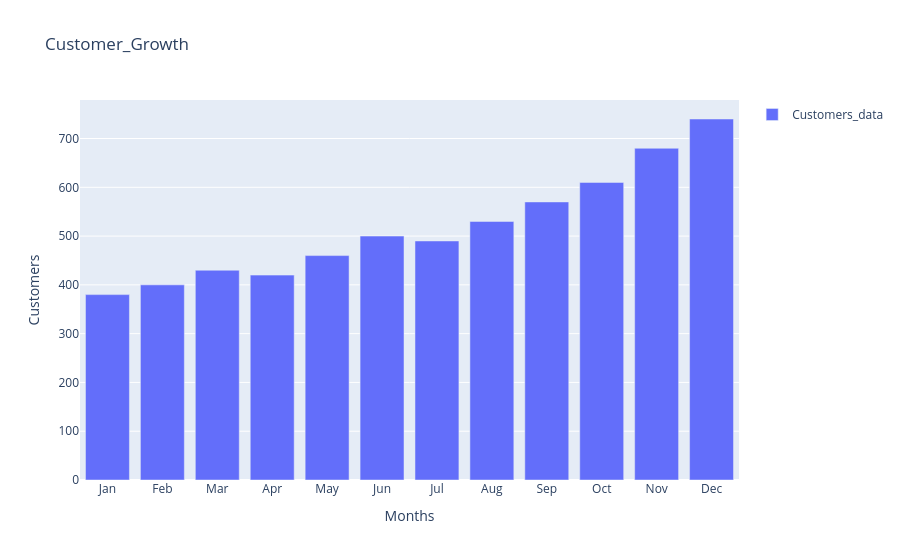

The notebook cell saved with this chart:
### Code cell
fig=go.Figure()
fig.add_trace(go.Bar(
    x=months,
    y=customers,
    name="Customers_data"
))
fig.update_layout(
    title="Customer_Growth",
    xaxis_title="Months",
    yaxis_title="Customers",
    showlegend=True
)
fig.show()

### Figure 1 — Plotly figure (JSON) as saved in the notebook; plotly's stock layout.template omitted (floating-point values rounded to 4 significant figures)
{"data": [{"name": "Customers_data", "type": "bar", "x": ["Jan", "Feb", "Mar", "Apr", "May", "Jun", "Jul", "Aug", "Sep", "Oct", "Nov", "Dec"], "y": [380, 400, 430, 420, 460, 500, 490, 530, 570, 610, 680, 740]}], "layout": {"showlegend": true, "title": {"text": "Customer_Growth"}, "xaxis": {"title": {"text": "Months"}}, "yaxis": {"title": {"text": "Customers"}}}}
